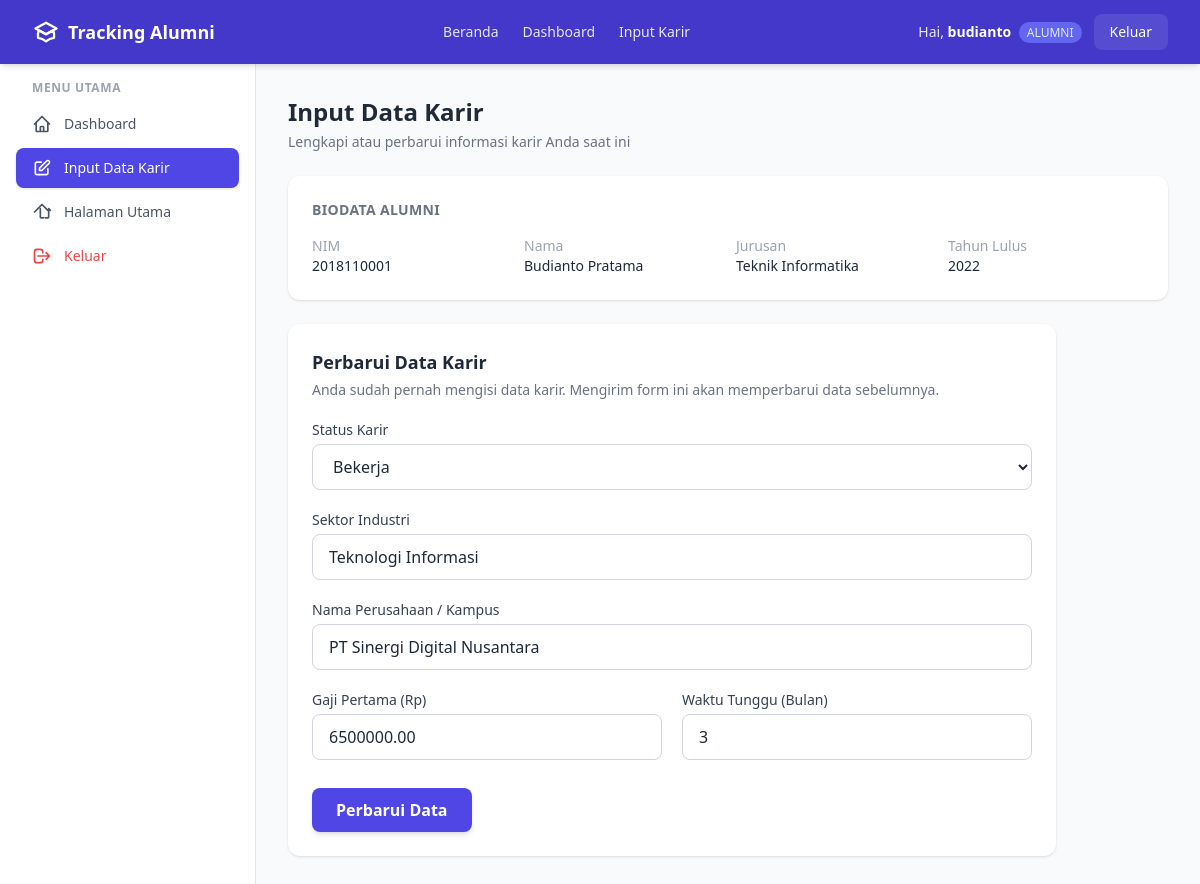
Page /alumni_input.php (signed in) on the committed database.
### tables this page shows
CREATE TABLE tabel_alumni (
    id INT(11) NOT NULL AUTO_INCREMENT,
    user_id INT(11) NOT NULL,
    nim VARCHAR(20) NOT NULL UNIQUE,
    nama VARCHAR(100) NOT NULL,
    jurusan VARCHAR(100) NOT NULL,
    tahun_lulus YEAR NOT NULL,
    email VARCHAR(100) NOT NULL UNIQUE,
    created_at TIMESTAMP NOT NULL DEFAULT CURRENT_TIMESTAMP,
    PRIMARY KEY (id),
    CONSTRAINT fk_alumni_user
        FOREIGN KEY (user_id) REFERENCES tabel_users(id)
        ON DELETE CASCADE
        ON UPDATE CASCADE
);

CREATE TABLE tabel_karir (
    id INT(11) NOT NULL AUTO_INCREMENT,
    alumni_id INT(11) NOT NULL,
    status ENUM('Bekerja', 'Wirausaha', 'Kuliah', 'Mencari Kerja') NOT NULL,
    sektor_industri VARCHAR(100) DEFAULT NULL,
    nama_perusahaan VARCHAR(150) DEFAULT NULL,
    gaji_pertama DECIMAL(15,2) DEFAULT 0,
    waktu_tunggu_bulan INT(11) DEFAULT 0,
    updated_at TIMESTAMP NOT NULL DEFAULT CURRENT_TIMESTAMP ON UPDATE CURRENT_TIMESTAMP,
    PRIMARY KEY (id),
    UNIQUE KEY unique_alumni_karir (alumni_id),
    CONSTRAINT fk_karir_alumni
        FOREIGN KEY (alumni_id) REFERENCES tabel_alumni(id)
        ON DELETE CASCADE
        ON UPDATE CASCADE
);

### alumni_input.php (the view, shortened to what this page needs)
<?php
require_once __DIR__ . '/auth_check.php';
$user_id = (int) $_SESSION['user_id'];
$stmtAlumni = $koneksi->prepare(
    'SELECT id, nim, nama, jurusan, tahun_lulus, email FROM tabel_alumni WHERE user_id = :user_id LIMIT 1'
);
$stmtAlumni->bindParam(':user_id', $user_id, PDO::PARAM_INT);
$stmtAlumni->execute();
$dataAlumni = $stmtAlumni->fetch();
$alumni_id = (int) $dataAlumni['id'];
$stmtCekKarir = $koneksi->prepare('SELECT id FROM tabel_karir WHERE alumni_id = :alumni_id LIMIT 1');
$stmtCekKarir->bindParam(':alumni_id', $alumni_id, PDO::PARAM_INT);
$stmtCekKarir->execute();
$karirExisting = $stmtCekKarir->fetch();
$stmtKarir = $koneksi->prepare('SELECT * FROM tabel_karir WHERE alumni_id = :alumni_id LIMIT 1');
$stmtKarir->bindParam(':alumni_id', $alumni_id, PDO::PARAM_INT);
$stmtKarir->execute();
$karirData = $stmtKarir->fetch();
$status_value             = $karirData['status'] ?? '';
$sektor_industri_value    = $karirData['sektor_industri'] ?? '';
$nama_perusahaan_value    = $karirData['nama_perusahaan'] ?? '';
$gaji_pertama_value       = $karirData['gaji_pertama'] ?? '';
$waktu_tunggu_bulan_value = $karirData['waktu_tunggu_bulan'] ?? '';
require_once __DIR__ . '/components/header.php';
?>
<div class="flex flex-col md:flex-row">
    <?php require_once __DIR__ . '/components/sidebar.php'; ?>
    <main class="flex-1 p-4 sm:p-6 lg:p-8">
        <div class="mb-6">
            <h1 class="text-2xl font-bold text-gray-800">Input Data Karir</h1>
            <p class="text-gray-500 text-sm mt-1">Lengkapi atau perbarui informasi karir Anda saat ini</p>
        </div>
        <div class="bg-white rounded-xl shadow p-6 mb-6">
            <h2 class="text-sm font-semibold text-gray-500 uppercase tracking-wide mb-4">Biodata Alumni</h2>
            <div class="grid grid-cols-1 sm:grid-cols-2 md:grid-cols-4 gap-4 text-sm">
                <div>
                    <p class="text-gray-400">NIM</p>
                    <p class="font-medium text-gray-800"><?php echo htmlspecialchars($dataAlumni['nim']); ?></p>
                </div>
                <div>
                    <p class="text-gray-400">Nama</p>
                    <p class="font-medium text-gray-800"><?php echo htmlspecialchars($dataAlumni['nama']); ?></p>
                </div>
                <div>
                    <p class="text-gray-400">Jurusan</p>
                    <p class="font-medium text-gray-800"><?php echo htmlspecialchars($dataAlumni['jurusan']); ?></p>
                </div>
                <div>
                    <p class="text-gray-400">Tahun Lulus</p>
                    <p class="font-medium text-gray-800"><?php echo htmlspecialchars((string) $dataAlumni['tahun_lulus']); ?></p>
                </div>
            </div>
        </div>
        <div class="bg-white rounded-xl shadow p-6 max-w-3xl">
            <h2 class="text-lg font-semibold text-gray-800 mb-1">
                <?php echo $karirExisting ? 'Perbarui Data Karir' : 'Isi Data Karir'; ?>
            </h2>
            <p class="text-sm text-gray-500 mb-5">
                <?php echo $karirExisting
                    ? 'Anda sudah pernah mengisi data karir. Mengirim form ini akan memperbarui data sebelumnya.'
                    : 'Anda belum mengisi data karir. Silakan lengkapi form di bawah ini.'; ?>
            </p>
            <form method="POST" action="alumni_input.php" class="space-y-5">
                <div>
                    <label for="status" class="block text-sm font-medium text-gray-700 mb-1">Status Karir</label>
                    <select id="status" name="status" required
                        class="w-full px-4 py-2.5 border border-gray-300 rounded-lg focus:ring-2 focus:ring-indigo-500 focus:border-indigo-500 outline-none transition bg-white">
                        <option value="Bekerja" <?php echo $status_value === 'Bekerja' ? 'selected' : ''; ?>>Bekerja</option>
                    </select>
                </div>
                <div>
                    <label for="sektor_industri" class="block text-sm font-medium text-gray-700 mb-1">Sektor Industri</label>
                    <input
                        type="text"
                        id="sektor_industri"
                        name="sektor_industri"
                        value="<?php echo htmlspecialchars($sektor_industri_value); ?>"
                        placeholder="Contoh: Teknologi Informasi, Perbankan, Pendidikan"
                        class="w-full px-4 py-2.5 border border-gray-300 rounded-lg focus:ring-2 focus:ring-indigo-500 focus:border-indigo-500 outline-none transition">
                </div>
                <div>
                    <label for="nama_perusahaan" class="block text-sm font-medium text-gray-700 mb-1">Nama Perusahaan / Kampus</label>
                    <input
                        type="text"
                        id="nama_perusahaan"
                        name="nama_perusahaan"
                        value="<?php echo htmlspecialchars($nama_perusahaan_value); ?>"
                        placeholder="Contoh: PT Sinergi Digital Nusantara"
                        class="w-full px-4 py-2.5 border border-gray-300 rounded-lg focus:ring-2 focus:ring-indigo-500 focus:border-indigo-500 outline-none transition">
                </div>
                <div class="grid grid-cols-1 sm:grid-cols-2 gap-5">
                    <div>
                        <label for="gaji_pertama" class="block text-sm font-medium text-gray-700 mb-1">Gaji Pertama (Rp)</label>
                        <input
                            type="number"
                            id="gaji_pertama"
                            name="gaji_pertama"
                            min="0"
                            step="0.01"
                            value="<?php echo htmlspecialchars((string) $gaji_pertama_value); ?>"
                            placeholder="Contoh: 5000000"
                            class="w-full px-4 py-2.5 border border-gray-300 rounded-lg focus:ring-2 focus:ring-indigo-500 focus:border-indigo-500 outline-none transition">
                    </div>
                    <div>
                        <label for="waktu_tunggu_bulan" class="block text-sm font-medium text-gray-700 mb-1">Waktu Tunggu (Bulan)</label>
                        <input
                            type="number"
                            id="waktu_tunggu_bulan"
                            name="waktu_tunggu_bulan"
                            min="0"
                            step="1"
                            value="<?php echo htmlspecialchars((string) $waktu_tunggu_bulan_value); ?>"
                            placeholder="Contoh: 3"
                            class="w-full px-4 py-2.5 border border-gray-300 rounded-lg focus:ring-2 focus:ring-indigo-500 focus:border-indigo-500 outline-none transition">
                    </div>
                </div>
                <div class="pt-2">
                    <button
                        type="submit"
                        class="bg-indigo-600 hover:bg-indigo-700 text-white font-semibold px-6 py-2.5 rounded-lg transition shadow-md">
                        <?php echo $karirExisting ? 'Perbarui Data' : 'Simpan Data'; ?>
                    </button>
                </div>
            </form>
        </div>
    </main>
</div>
<?php require_once __DIR__ . '/components/footer.php'; ?>

### components/header.php (style rules this page uses)
body { font-family: 'Segoe UI', Tahoma, Geneva, Verdana, sans-serif; }

### rows in the picture
tabel_alumni: nim "2018110001", nama "Budianto Pratama", jurusan "Teknik Informatika", tahun_lulus "2022"
tabel_karir: status "Bekerja", sektor_industri "Teknologi Informasi", nama_perusahaan "PT Sinergi Digital Nusantara", gaji_pertama "6500000.00", waktu_tunggu_bulan "3"

### other values in the picture
$_SESSION['username'] "budianto"
$_SESSION['role'] "ALUMNI"
